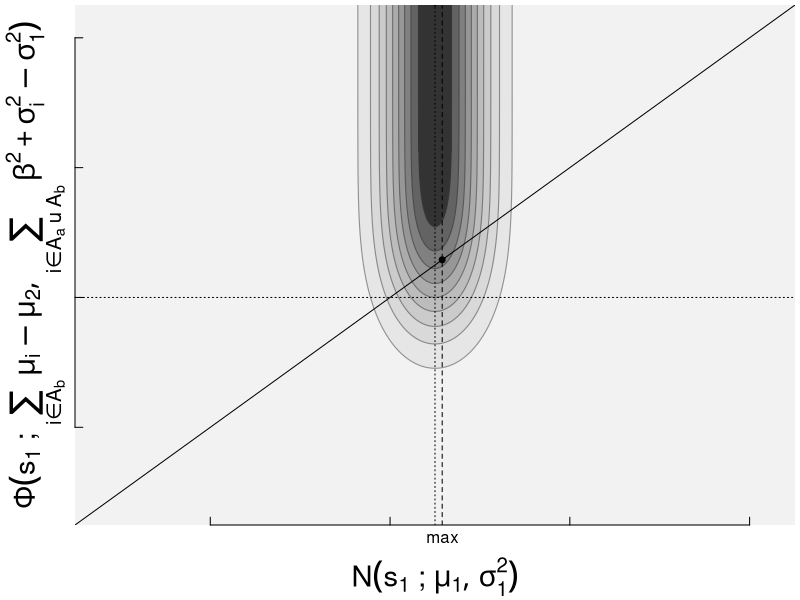
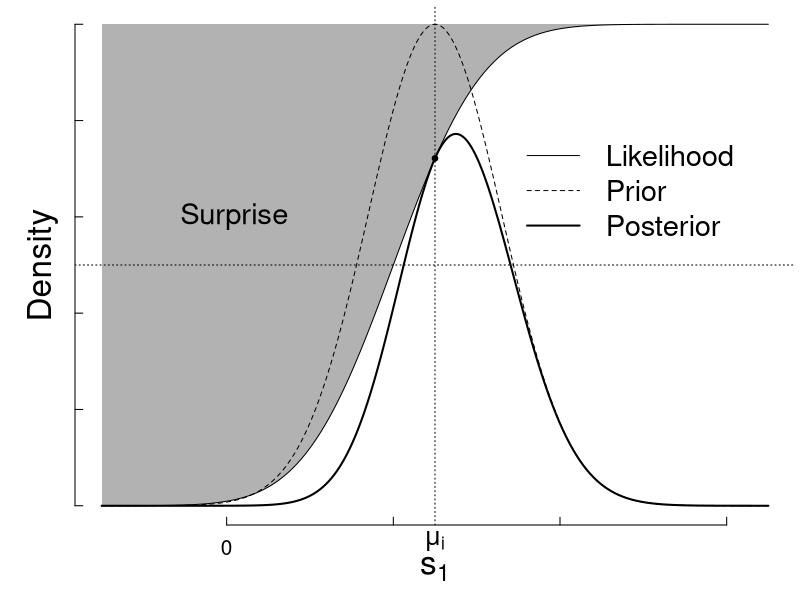

The R source for these figures, in order:
###########################################
# Header
oldpar <- par(no.readonly = TRUE)
oldwd <- getwd()
this.dir <- dirname(parent.frame(2)$ofile)
nombre.R <-  sys.frame(1)$ofile
require(tools)
nombre <- print(file_path_sans_ext(nombre.R))
pdf(paste0(nombre,".pdf"))
setwd(this.dir)
#setwd("~/gaming/materias/inferencia_bayesiana/trabajoFinal/imagenes")
#####################################

par(mar=c(3.75,3.75,0.25,0.25))

beta <- 25/6
#caso Equiop muy superior
mu <- c(25,30,25,25)
sigma <- c(8,1,1,1)
mu1_grilla <- seq(mu[1]-40,mu[1]+40,by=0.1)
posterior_ganador <- function(s_1_f,s_1_p,mu= c(25,20,20,20),sigma=c(4,1,1,1),beta=25/6){
  return(dnorm(s_1_f,mu[1],sigma[1])*pnorm(s_1_p,sum(mu[3:4])-(sum(mu[1:2])-mu[1]),sqrt(sum(sigma^2+beta^2)-sigma[1]^2)))
  
}
m <- outer(mu1_grilla,mu1_grilla,posterior_ganador)
levels <- seq(min(m),max(m),length.out = 11)
image(mu1_grilla,mu1_grilla,m,col=rev(gray.colors(10,start=0.2,end=0.95)),breaks = levels,useRaster=T,
      ylab="",xlab="",axes=F)
contour(mu1_grilla,mu1_grilla,m,drawlabels=F,levels = levels,add = T,col=rev(gray.colors(11,start=0,end=0.6)),lwd=1.1)
mtext(text=expression(N(s[1]~";"~mu[1],sigma[1]^2 )) ,side =1,line=2.75,cex=1.75)
mtext(text =expression(Phi(s[1]~";"~sum(mu[i],i %in% A[b])-mu[2],sum(beta^2+ sigma[i]^2,i %in% A[a]~"u"~A[b]) -sigma[1]^2 )) ,side =2,line=0.15,cex=1.75)
abline(v=mu[1],lty=3)
abline(h=mu[1]-(sum(mu[1:2]-mu[3:4])),lty=3)
abline(c(0,1))
#lines(c(0,1)*(s_2+s_2-500),c(1,0)*(s_2+s_2-500))
axis(side=2, labels=NA,cex.axis=0.6,tck=0.015)
axis(side=1, labels=NA,cex.axis=0.6,tck=0.015)
posterior <- apply(diag(dim(m)[1],dim(m)[1])*m,2,sum)
max_post <- mu1_grilla[which.max(posterior)]
points(max_post,max_post,pch=19,cex=0.8)
abline(v=max_post,lty=2)
axis(lwd=0,side=1, at=max_post,labels="max" ,las=0,cex.axis=1,line=-0.9)


beta <- 25/6

posterior_ganador <- function(s_1,mu,sigma,beta=25/6){
  return(dnorm(s_1,mu[1],sigma[1])*pnorm(s_1,sum(mu[3:4])-(sum(mu[1:2])-mu[1]),sqrt(sum(sigma^2+beta^2)-sigma[1]^2)))
}
prior <- function(s_1,mu,sigma,beta=25/6){
  return(dnorm(s_1,mu[1],sigma[1]))
}
sorpresa_de_ganar <- function(s_1,mu,sigma,beta=25/6){
  return(pnorm(s_1,mu[1]-(sum(mu[1:2])-sum(mu[3:4])),sqrt(sum(sigma^2+beta^2)-sigma[1]^2)))
}



plot(mu1_grilla, sorpresa_de_ganar(mu1_grilla,mu,sigma),type="l",axes = F,ann = F,lty=1)
lines(mu1_grilla, prior(mu1_grilla,mu,sigma)/max(prior(mu1_grilla,mu,sigma)),lty=2)
lines(mu1_grilla, sorpresa_de_ganar(mu1_grilla,mu,sigma)*prior(mu1_grilla,mu,sigma)/max(prior(mu1_grilla,mu,sigma)),lty=1,lwd=2)

axis(side=2, labels=NA,cex.axis=0.6,tck=0.015)
axis(side=1, labels=NA,cex.axis=0.6,tck=0.015)
axis(lwd=0,side=1, at=0, labels=0,cex.axis=1.25,line=-0.3)
axis(lwd=0,side=1, at=mu[1], labels=expression(mu[i]),cex.axis=1.5,line=-0.5,tck=0.015)
abline(v=mu[1],lty=3)
points(mu[1],sorpresa_de_ganar(mu[1],mu,sigma),pch=19,cex=0.75)
mid = mu[1]-(sum(mu[1:2])-sum(mu[3:4]))
#abline(v=mid,lty=3)
abline(h=0.5,lty=3)

#y <- 0.1
#segments(mid,y,mu[1],y,lwd=2)
#segments(mid,y+.01,mid,y-0.01,lwd=2)
#segments(mu[1],y+.01,mu[1],y-.01,lwd=2)
#text(mid + (mu[1]-mid)/2, y+0.02,expression(delta) ,cex=1.33)


yy <- c(sorpresa_de_ganar(mu1_grilla,mu,sigma),rep(1,length(mu1_grilla)))
xx <- c(mu1_grilla,rev(mu1_grilla))      
polygon(xx,yy,col=rgb(0,0,0,0.3),border=F)

text(mu1_grilla[length(mu1_grilla)%/%5],0.6, "Surprise",srt=0, cex=1.75)

mtext(text= expression(s[1]),side =1,line=2,cex=2)
mtext(text ="Density" ,side =2,line=1,cex=2)

legend(mu1_grilla[3*length(mu1_grilla)%/%5],0.8,lty = c(1,2,1),lwd=c(1,1,2),
       legend = c("Likelihood","Prior","Posterior"),bty = "n",cex = 1.75)




#######################################
# end 
dev.off()
setwd(oldwd)
par(oldpar, new=F)
#########################################